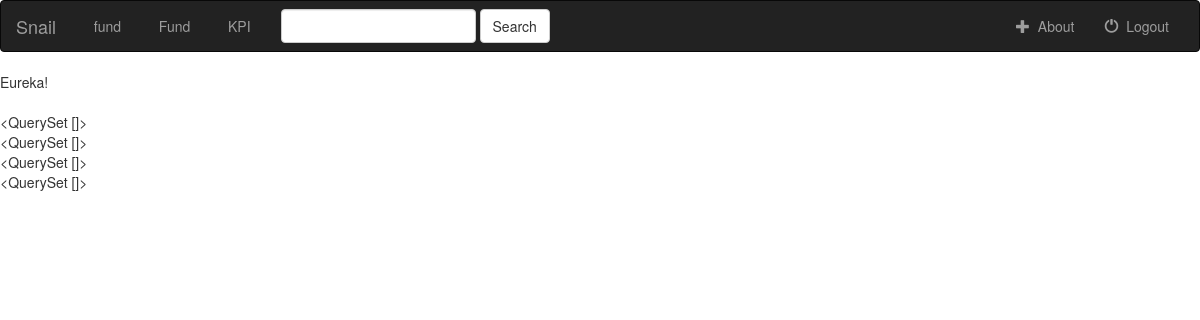
Before: /fund/ with the older database file.
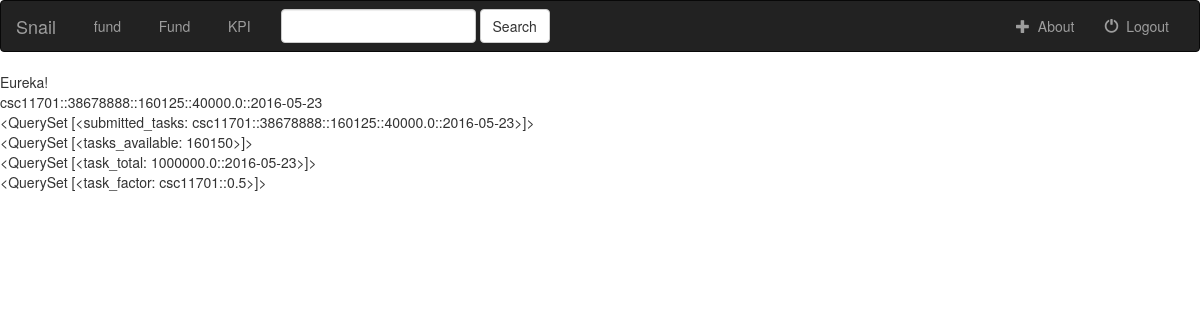
After: the same page with the newer database file.
### fund/models.py (models this page shows)
class submitted_tasks(models.Model):
    employee_id = models.CharField(max_length = 10)
    client_id = models.CharField(max_length = 10)
    fund_id = models.CharField(max_length = 10)
    order_quantity = models.FloatField(max_length = 1000000000)
    order_date = models.DateField(max_length = 10)
    register_date = models.DateField(max_length = 10)
    confirmation_status = models.BooleanField(default = False)
    def __str__(self):
        return str(self.employee_id) + '::' + str(self.client_id) + '::' + str(self.fund_id) + '::' + str(self.order_quantity) + '::' + str(self.order_date)

class tasks_available(models.Model):
    fund_id = models.CharField(max_length = 10)
    start_date = models.DateField(max_length = 10)
    end_date = models.DateField(max_length = 10)
    order_type = models.CharField(max_length = 10)
    fund_valid_month = models.DateField(max_length = 10)
    def __str__(self):
        return str(self.fund_id)

class task_total(models.Model):
    task_quantity = models.FloatField(max_length = 1000000000)
    task_date = models.DateField(max_length = 10)
    def __str__(self):
        return str(self.task_quantity) + '::' + str(self.task_date)

class task_factor(models.Model):
    employee_id = models.CharField(max_length = 10)
    factor = models.CharField(max_length = 10)
    task_setting_month = models.DateField(max_length = 10)
    def __str__(self):
        return str(self.employee_id) + '::' + str(self.factor)

### fund/views.py (the view)
# urls.py: url(r'^', include(router.urls), name='index'),
def index(request):
    submitted_tasks_items = submitted_tasks.objects.all()
    tasks_available_items = tasks_available.objects.all()
    task_total_items = task_total.objects.all()
    task_factor_items = task_factor.objects.all()
    return render(request, 'fund/index.html', {'submitted_tasks': submitted_tasks_items,
                                               'tasks_available': tasks_available_items,
                                               'task_total': task_total_items,
                                               'task_factor': task_factor_items
                                               })

### fund/templates/fund/index.html
{% extends 'fund/base.html' %}
{% block body %}
<span>Eureka! <span>
<br />
{% for each_task in submitted_tasks %}
<span>{{ each_task }}</span>
{% endfor %}
<br />
{{ submitted_tasks }}
<br />
{{ tasks_available }}
<br />
{{ task_total }}
<br />
{{ task_factor }}
{% endblock %}

### fund/templates/fund/base.html (shortened to what this page needs)
<!DOCTYPE html>
<html lang="en">
<head>
    {% load staticfiles %}
    <link rel="stylesheet" type="text/css" href="{% static 'bootstrap/css/bootstrap.min.css' %}" />
    <link rel="stylesheet" type="text/css" href="{% static 'fund/css/style.css' %}"/>
</head>
<body>
<nav class="navbar navbar-inverse">
    <div class="container-fluid">
        <div class="navbar-header">
            <a class="navbar-brand" href="{% url 'fund:index' %}">Snail</a>
        </div>
        <div class="collapse navbar-collapse" id="topNavBar">
            <ul class="nav navbar-nav">
                <li class="{% block fund %}{% endblock %}"><a href="{% url 'fund:index' %}">&nbsp; fund</a></li>
                <li class="{% block Fund %}{% endblock %}"><a href="{% url 'fund:index' %}">&nbsp; Fund</a></li>
                <li class="{% block KPI %}{% endblock %}"><a href="{% url 'fund:index' %}">&nbsp; KPI</a></li>
            </ul>
            <form class="navbar-form navbar-left" role="search" method="get" action="{% url 'fund:index' %}">
                <div class="form-group">
                    <input type="text" class="form-control" name="q" value="{{ request.GET.q }}">
                </div>
                <button type="submit" class="btn btn-default">Search</button>
            </form>
            <ul class="nav navbar-nav navbar-right">
                <li>
                    <a href="{% url 'fund:index' %}">
                        <span class="glyphicon glyphicon-plus" aria-hidden="true"></span>&nbsp; About
                    </a>
                </li>
                <li>
                    <a href="{% url 'fund:index' %}">
                        <span class="glyphicon glyphicon-off" aria-hidden="true"></span>&nbsp; Logout
                    </a>
                </li>
            </ul>
        </div>
    </div>
</nav>
{% block body %}
{% endblock %}
</body>
</html>

Changed rows visible on the page:
added submitted_tasks: employee+client+fund "csc11701::38678888::160125::40000.0::2016-05-23", employee+client+fund "<QuerySet [<submitted_tasks: csc11701::38678888::160125::40000.0::2016-05-23>]>"
added tasks_available: fund "<QuerySet [<tasks_available: 160150>]>"
added task_total: task_quantity+task_date "<QuerySet [<task_total: 1000000.0::2016-05-23>]>"
added task_factor: employee+factor "<QuerySet [<task_factor: csc11701::0.5>]>"
Other visible differences:
{{ submitted_tasks }}: "<QuerySet []>" → (not shown)
{{ tasks_available }}: "<QuerySet []>" → (not shown)
{{ task_total }}: "<QuerySet []>" → (not shown)
{{ task_factor }}: "<QuerySet []>" → (not shown)
